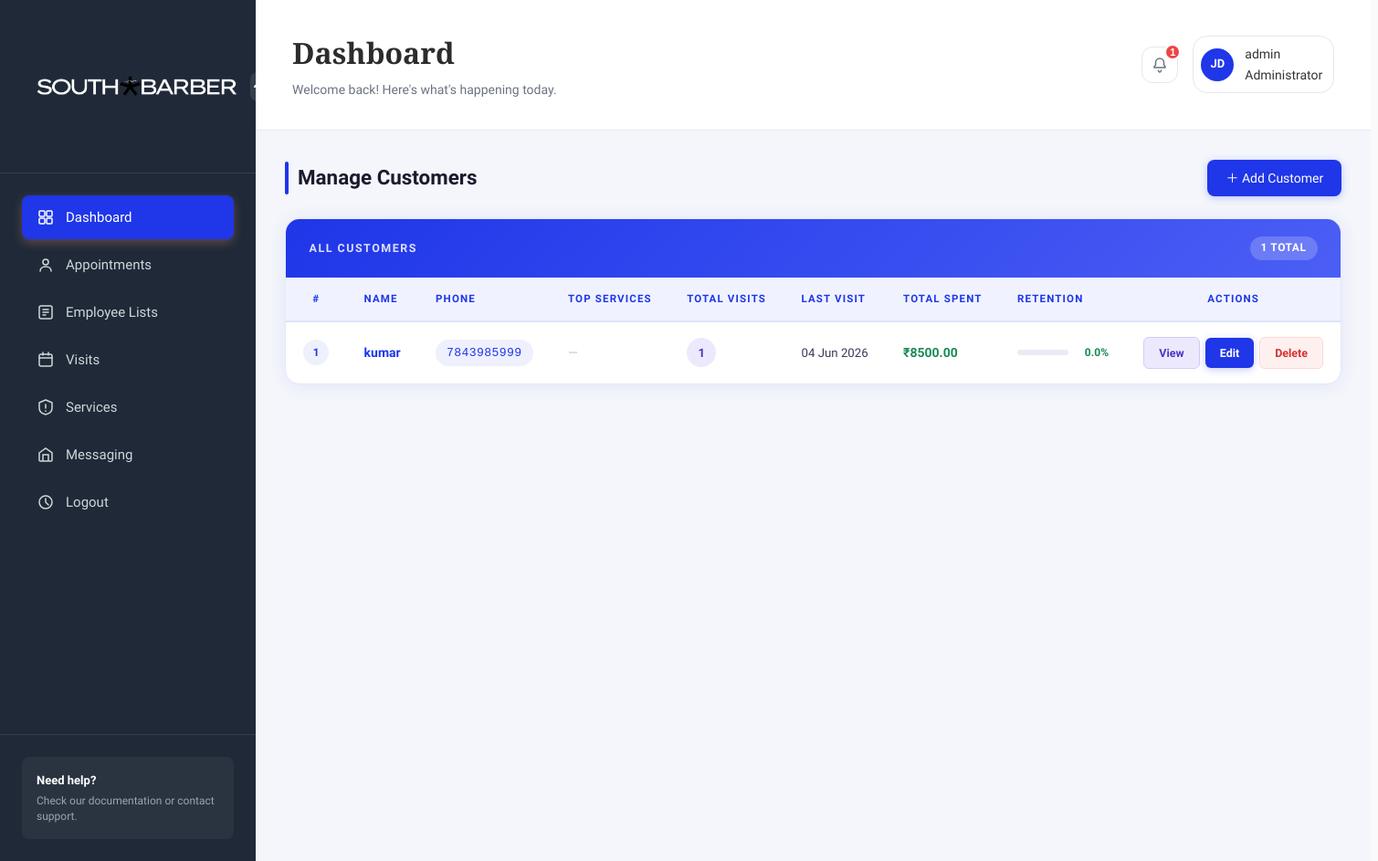
/adminsection/customerlist/ (signed in), run on an earlier commit of the app's database.
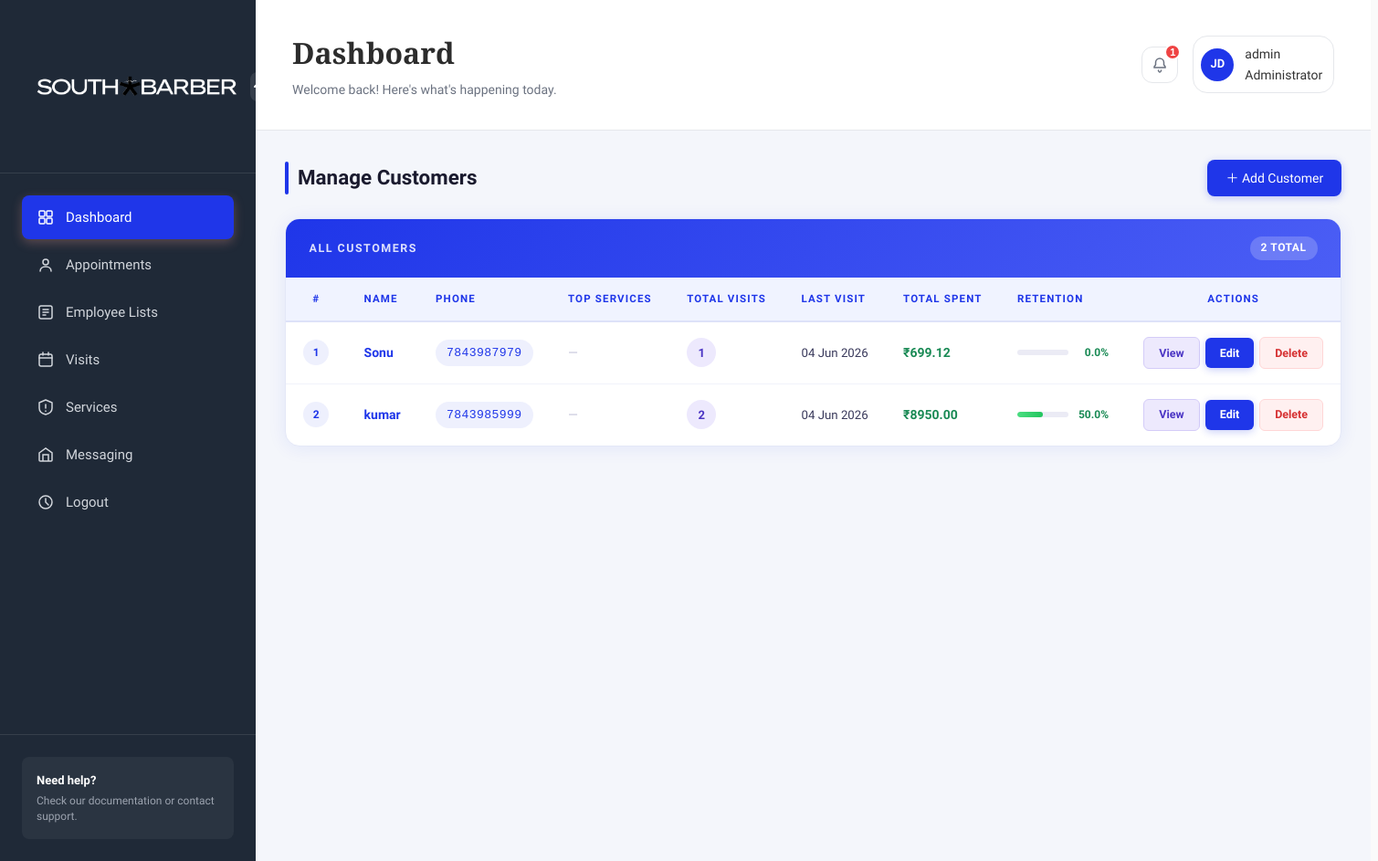
And on a later commit of the database.
### adminsection/models.py (models this page shows, shortened)
class Customer(models.Model):
    PhoneID = models.UUIDField(primary_key=True, default=uuid.uuid4)
    PhoneNumber = models.CharField(max_length=15, unique=True)
    Name = models.CharField(max_length=150)
    Note = models.TextField(blank=True)
    CreateDate = models.DateTimeField(auto_now_add=True)
    UpdateDate = models.DateTimeField(auto_now=True)
    @property
    def total_visits(self):
        return self.visits.count()
    @property
    def return_visits(self):
        return max(self.visits.count() - 1, 0)
    @property
    def retention_rate(self):
        total = self.total_visits
        if total <= 1:
            return 0.0
        return round((self.return_visits / total) * 100, 1)
    @property
    def last_visit(self):
        visit = self.visits.order_by('-VisitDate').first()
        return visit.VisitDate if visit else None
    @property
    def total_spent(self):
        return sum(v.final_amount for v in self.visits.all())

class Visit(models.Model):
    DISCOUNT_TYPE_CHOICES = (
        ('PERCENT', 'Percentage (%)'),
        ('AMOUNT', 'Fixed Amount (₹)'),
    )
    Customer = models.ForeignKey(
        Customer,
        on_delete=models.CASCADE,
        related_name='visits'
    )
    Services = models.ManyToManyField(
    'Service',
    blank=True,
    related_name='visits'
    )
    Store    = models.ForeignKey(Store, on_delete=models.SET_NULL, null=True, related_name='visits')
    VisitDate = models.DateTimeField(default=timezone.now)
    BillAmount = models.DecimalField(max_digits=10, decimal_places=2)
    DiscountType = models.CharField(
        max_length=10,
        choices=DISCOUNT_TYPE_CHOICES,
        default='PERCENT'
    )
    DiscountValue = models.DecimalField(
        max_digits=10,
        decimal_places=2,
        default=0,
        help_text="Enter % value or flat ₹ amount depending on DiscountType"
    )
    Note = models.TextField(blank=True)
    class Meta:
        ordering = ['-VisitDate']
    @property
    def discount_amount(self):
        if self.DiscountType == 'PERCENT':
            return round(self.BillAmount * self.DiscountValue / 100, 2)
        return self.DiscountValue  # already a flat amount
    @property
    def final_amount(self):
        return max(self.BillAmount - self.discount_amount, 0)

### adminsection/views.py (the view)
# urls.py: path('customerlist/', views.customerlist, name='customerlist'),
@staff_member_required
def customerlist(request):
    active_store, user_stores, is_owner = get_active_store(request)
    store_customer_ids = Visit.objects.filter(
        Store=active_store
    ).values_list('Customer', flat=True).distinct()
    CustomerList = Customer.objects.filter(
        PhoneID__in=store_customer_ids
    ).order_by('-CreateDate')
    letters = list(string.ascii_uppercase)
    customers_with_letters = []
    for i, customer in enumerate(CustomerList):
        letter_id = letters[i % 26]
        top_services = (
            Service.objects
            .filter(visits__Customer=customer, visits__Store=active_store)
            .annotate(visit_count=Count('visits'))
            .order_by('-visit_count')[:3]  # top 3
        )
        customers_with_letters.append({
            'customer': customer,
            'letter_id': letter_id,
            'top_services': top_services,
        })
    return render(request, 'adminsection/customer-list.html', {
        'customers_with_letters': customers_with_letters,
        'active_store': active_store,
        'user_stores': user_stores,
        'is_owner': is_owner,
    })

### adminsection/views.py (called while the page is built, shortened)
def get_user_stores(request):
    if request.user.is_superuser:
        return Store.objects.all(), True

def get_active_store(request):
    stores, is_owner = get_user_stores(request)
    if not stores:
        return None, stores, is_owner
    if len(stores) == 1:
        return stores[0], stores, is_owner
    store_id = request.session.get('active_store_id')
    if store_id:
        try:
            active_store = next((s for s in stores if str(s.id) == str(store_id)), stores[0])
            return active_store, stores, is_owner
        except:
            pass
    return stores[0], stores, is_owner

### templates/adminsection/customer-list.html (shortened to what this page needs)
{% extends 'adminsection/base.html' %}
{% load static %}
{% block content %}
    <div class="customers-wrapper">
      <div class="customers-header">
        <h3>Manage Customers</h3>
        <a href="{% url 'addcustomer' %}" class="btn-add-customer">
          ＋ Add Customer
        </a>
      </div>
      <div class="customers-table-card">
        <div class="customers-card-top">
          <span>All Customers</span>
          <span class="count-badge">{{ customers_with_letters|length }} total</span>
        </div>
        <table class="customers-table">
          <thead>
            <tr>
              <th>#</th>
              <th>Name</th>
              <th>Phone</th>
              <th>Top Services</th>
              <th>Total Visits</th>
              <th>Last Visit</th>
              <th>Total Spent</th>
              <th>Retention</th>
              <th style="text-align:center;">Actions</th>
            </tr>
          </thead>
          <tbody>
            {% for item in customers_with_letters %}
            <tr>
              <td><span class="row-num">{{ forloop.counter }}</span></td>
              <td>
                <a href="{% url 'customer_detail' item.customer.PhoneID %}" class="customer-name-link">
                  {{ item.customer.Name }}
                </a>
              </td>
              <td>
                <span class="phone-badge">{{ item.customer.PhoneNumber }}</span>
              </td>
              <td>
                {% for svc in item.top_services %}
                  <span style="display:inline-block; background:#eef0fd; color:#1f36e9;
                              font-size:0.75rem; font-weight:600; padding:2px 10px;
                              border-radius:20px; margin:2px;">
                    {{ svc.ServiceName }}
                  </span>
                {% empty %}
                  <span style="color:#c0c0d8;">—</span>
                {% endfor %}
              </td>
              <td>
                <span class="visits-pill">{{ item.customer.total_visits }}</span>
              </td>
              <td class="date-cell">
                {% if item.customer.last_visit %}
                  {{ item.customer.last_visit|date:"d M Y" }}
                {% else %}
                  <span style="color:#c0c0d8;">—</span>
                {% endif %}
              </td>
              <td>
                <span class="spent-amount">₹{{ item.customer.total_spent }}</span>
              </td>
              <td>
                <div class="retention-bar-wrap">
                  <div class="retention-bar">
                    <div class="retention-fill" style="width: {{ item.customer.retention_rate }}%;"></div>
                  </div>
                  <span class="retention-label">{{ item.customer.retention_rate }}%</span>
                </div>
              </td>
              <td>
                <div class="action-cell">
                  <a href="{% url 'customer_detail' item.customer.PhoneID %}" class="btn-view">
                    View
                  </a>
                  <a href="{% url 'editcustomer' item.customer.PhoneID %}" class="btn-edit">
                    Edit
                  </a>
                  <a href="{% url 'deletecustomer' item.customer.PhoneID %}"
                     class="btn-delete"
                     onclick="return confirm('Delete this customer?');">
                    Delete
                  </a>
                </div>
              </td>
            </tr>
            {% empty %}
            <tr>
              <td colspan="8" class="empty-state">No customers found. Add your first customer to get started.</td>
            </tr>
            {% endfor %}
          </tbody>
        </table>
      </div>
    </div
{% endblock %}

What changed in the data, as far as the page shows it:
added Customer: customer.Name "Sonu", customer.PhoneNumber "7843987979", customer.total_visits "1", customer.last_visit "04 Jun 2026", customer.total_spent "699.12", customer.retention_rate "0.0"
computed for Customer "kumar": customer.total_visits "1" → "2"; customer.total_spent "8500.00" → "8950.00"; customer.retention_rate "0.0" → "50.0"
Also different on the page:
{{ customers_with_letters|length }}: "1" → "2"
